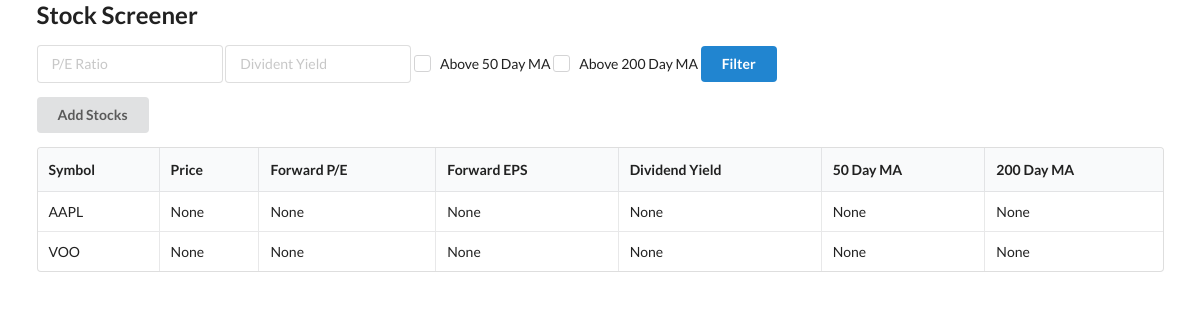
/, run on an earlier commit of the app's database.
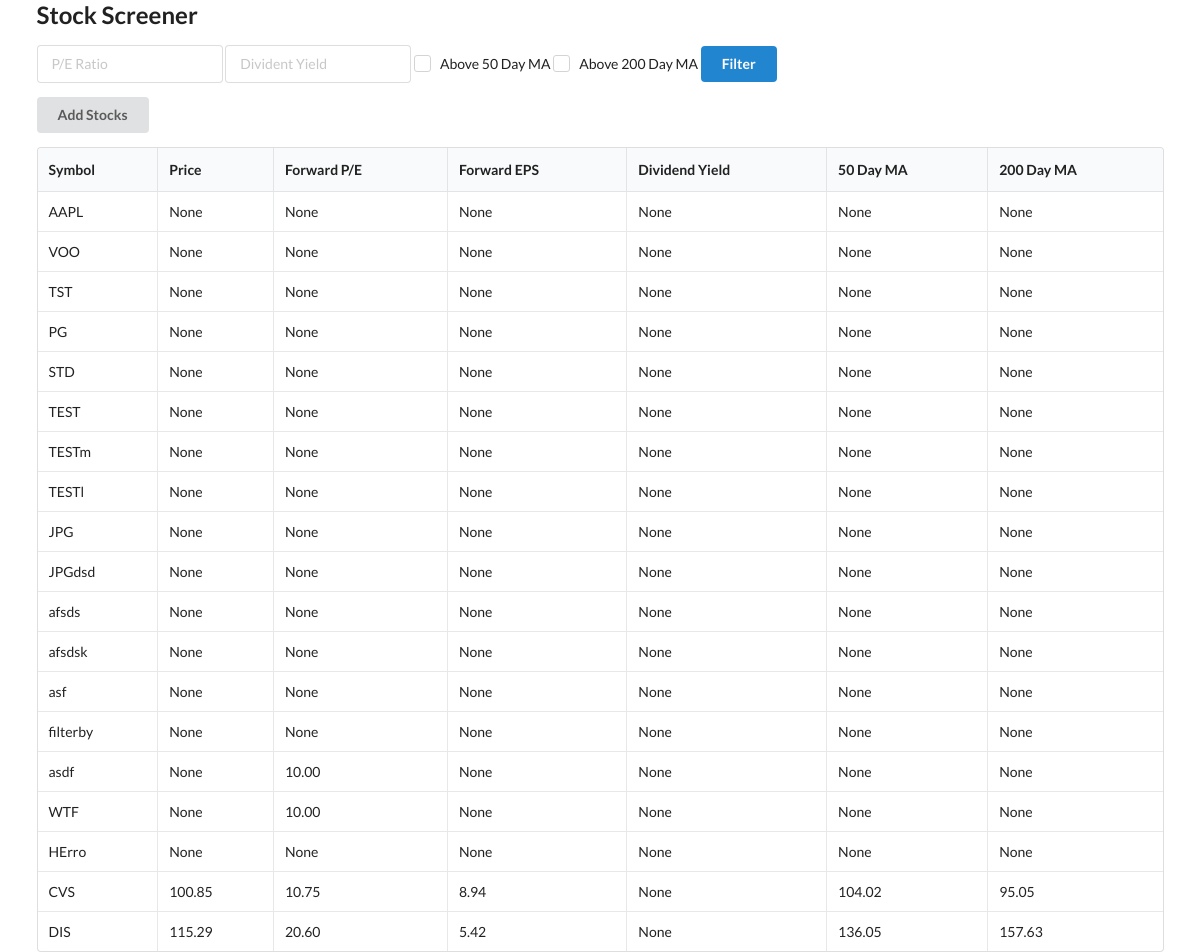
And on a later commit of the database.
### models.py (models this page shows)
class Stock(Base):
    __tablename__ = "stocks"
    id = Column(Integer, primary_key=True, index=True)
    symbol = Column(String, unique=True, index=True)
    price = Column(Numeric(10, 2))
    forward_pe = Column(Numeric(10, 2))
    forward_eps = Column(Numeric(10, 2))
    divident_yield = Column(Numeric(10, 2))
    ma50 = Column(Numeric(10, 2))
    ma200 = Column(Numeric(10, 2))

### main.py (the view)
@app.get("/")
def dashboard(request: Request, forward_pe = None, divident_yield = None, ma50 = None, ma200 = None, db: Session = Depends(get_db)):
    stocks = db.query(Stock)
    if forward_pe:
        stocks = stocks.filter(Stock.forward_pe < forward_pe)
    if divident_yield:
        stocks = stocks.filter(Stock.divident_yield > divident_yield)
    if ma50:
        stocks = stocks.filter(Stock.price > Stock.ma50)
    if ma200:
        stocks = stocks.filter(Stock.price > Stock.ma200)
    return templates.TemplateResponse("dashboard.html", {"request": request, "stocks": stocks , "divident_yield": divident_yield, "forward_pe": forward_pe, "ma200": ma200, "ma50": ma50  } )

### templates/dashboard.html (shortened to what this page needs)
{% extends "layout.html" %} {% block content %}
<form>
  <div class="ui input">
    <input
      name="forward_pe"
      type="text"
      placeholder="P/E Ratio"
      value="{{ forward_pe or '' }}"
    />
  </div>
  <div class="ui input">
    <input
      name="Divident_yield"
      type="text"
      placeholder="Divident Yield"
      value="{{ Divident_yield or ''}}"
    />
  </div>
  <div class="ui checkbox">
    <label>Above 50 Day MA</label>
  </div>
  <div class="ui checkbox">
    <label>Above 200 Day MA</label>
  </div>
  <button type="submit" class="ui button primary">Filter</button>
</form>
<div>
  <button id="add_stocks" class="ui button">Add Stocks</button>
</div>
<table class="ui celled table">
  <thead>
    <tr>
      <th>Symbol</th>
      <th>Price</th>
      <th>Forward P/E</th>
      <th>Forward EPS</th>
      <th>Dividend Yield</th>
      <th>50 Day MA</th>
      <th>200 Day MA</th>
    </tr>
  </thead>
  <tbody>
    {% for stock in stocks %}
    <tr>
      <td>{{ stock.symbol }}</td>
      <td>{{ stock.price }}</td>
      <td>{{ stock.forward_pe }}</td>
      <td>{{ stock.forward_eps }}</td>
      <td>{{ stock.divident_yield }}</td>
      <td>{{ stock.ma50 }}</td>
      <td>{{ stock.ma200 }}</td>
    </tr>
    {% endfor %}
  </tbody>
</table>
{% endblock %}

What changed in the data, as far as the page shows it:
added Stock: symbol "TST", price "None", forward_pe "None", forward_eps "None", divident_yield "None", ma50 "None", ma200 "None"
added Stock: symbol "PG", price "None", forward_pe "None", forward_eps "None", divident_yield "None", ma50 "None", ma200 "None"
added Stock: symbol "STD", price "None", forward_pe "None", forward_eps "None", divident_yield "None", ma50 "None", ma200 "None"
added Stock: symbol "TEST", price "None", forward_pe "None", forward_eps "None", divident_yield "None", ma50 "None", ma200 "None"
added Stock: symbol "TESTm", price "None", forward_pe "None", forward_eps "None", divident_yield "None", ma50 "None", ma200 "None"
added Stock: symbol "TESTl", price "None", forward_pe "None", forward_eps "None", divident_yield "None", ma50 "None", ma200 "None"
added Stock: symbol "JPG", price "None", forward_pe "None", forward_eps "None", divident_yield "None", ma50 "None", ma200 "None"
added Stock: symbol "JPGdsd", price "None", forward_pe "None", forward_eps "None", divident_yield "None", ma50 "None", ma200 "None"
added Stock: symbol "afsds", price "None", forward_pe "None", forward_eps "None", divident_yield "None", ma50 "None", ma200 "None"
added Stock: symbol "afsdsk", price "None", forward_pe "None", forward_eps "None", divident_yield "None", ma50 "None", ma200 "None"
added Stock: symbol "asf", price "None", forward_pe "None", forward_eps "None", divident_yield "None", ma50 "None", ma200 "None"
added Stock: symbol "filterby", price "None", forward_pe "None", forward_eps "None", divident_yield "None", ma50 "None", ma200 "None"
added Stock: symbol "asdf", price "None", forward_pe "10.00", forward_eps "None", divident_yield "None", ma50 "None", ma200 "None"
added Stock: symbol "WTF", price "None", forward_pe "10.00", forward_eps "None", divident_yield "None", ma50 "None", ma200 "None"
added Stock: symbol "HErro", price "None", forward_pe "None", forward_eps "None", divident_yield "None", ma50 "None", ma200 "None"
added Stock: symbol "CVS", price "100.85", forward_pe "10.75", forward_eps "8.94", divident_yield "None", ma50 "104.02", ma200 "95.05"
added Stock: symbol "DIS", price "115.29", forward_pe "20.60", forward_eps "5.42", divident_yield "None", ma50 "136.05", ma200 "157.63"
